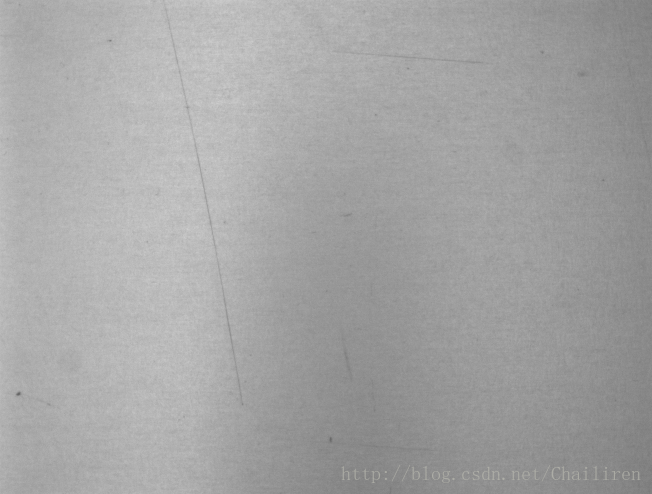
#> input picture images/huahen.png, 652 x 494 px, found by its file name
$ python main.py
#> lines starting #> are read from the running program, lines starting #| are printed output that depends on the picture
import cv2
import numpy as np
import os


def test_1():
    img = cv2.imread(r'C:\Projects\opencv\picture\test.jpg')
    template = cv2.imread(r'C:\Projects\opencv\picture\gold_2.png')
    w, h, c = template.shape
    res = cv2.matchTemplate(img, template, cv2.TM_CCOEFF_NORMED)
    threshold = 0.8
    loc = np.where(res >= threshold)
    for pt in zip(*loc[::-1]):
        cv2.rectangle(img, pt, (pt[0] + w, pt[1] + h), (0,0,255), 2)
    cv2.imwrite('res.png', img)


def test():
    img = cv2.imread(r'images\huahen.png', 0)
#> img: shape (494, 652); min 102, max 206, mean 164.2
    kernel = np.ones((3, 3), np.uint8)
    gradient = cv2.morphologyEx(img, cv2.MORPH_GRADIENT, kernel)
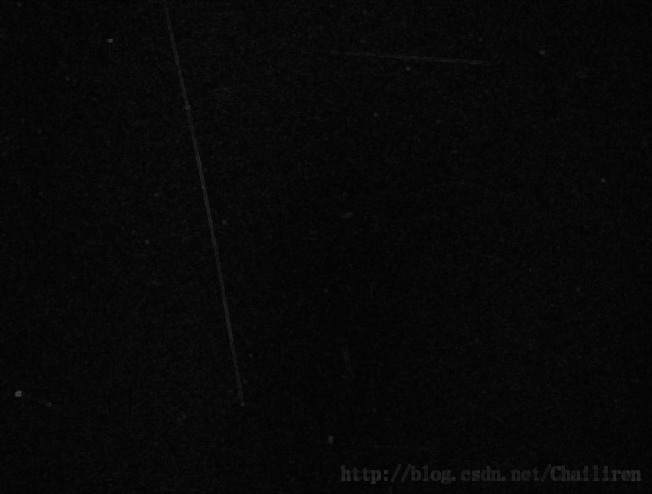
#> gradient: shape (494, 652); min 0, max 68, mean 7.6


if __name__ == '__main__':
    print('main: hello, world')
    print(os.path.realpath(__file__))
    test()
